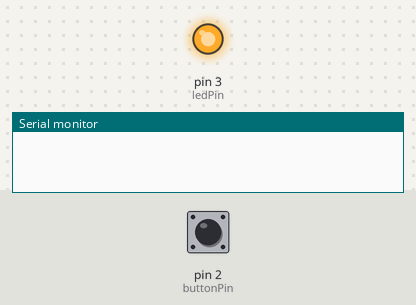
The sketch below on a simulated Arduino Uno, built with avr-gcc and run on an emulated ATmega328P. On the bench: output pins drawn as LEDs (lit = HIGH), the last lines printed to the serial monitor. Dashed ring = blinking. The test bench sets the inputs (shaded band); at power-on: pin 2 (buttonPin) LOW.

Above: at 1.2 s.
1.3 s: pin 2 (buttonPin) pulled HIGH for 0.15 s
At 2.8 s:
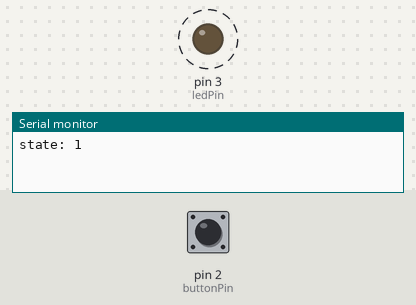
Timing chart, 0 to 10.4 s (numbered marks = the images above; inputs shaded):
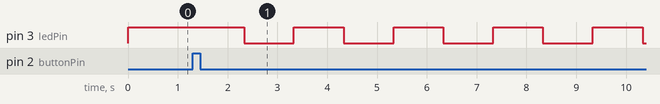

The sketch:

hw3-2_-_Copy.ino
```cpp
const int buttonPin = 2;
const int ledPin = 3;

const unsigned long blinkTime[4] = {0, 1000, 400, 100};

int state = 0;
bool ledOn = true;
unsigned long lastToggle = 0;

int lastReading = LOW;
int buttonState = LOW;
unsigned long lastChange = 0;
const unsigned long debounceTime = 30;

void setup() {
  pinMode(ledPin, OUTPUT);
  pinMode(buttonPin, INPUT);
  Serial.begin(9600);
}

void loop() {
  int reading = digitalRead(buttonPin);

  if (reading != lastReading) {
    lastChange = millis();
    lastReading = reading;
  }

  if (millis() - lastChange > debounceTime && reading != buttonState) {
    buttonState = reading;
    if (buttonState == HIGH) {
      state = state + 1;
      if (state >= 4) {
        state = 0;
      }
      ledOn = true;
      lastToggle = millis();
      Serial.print("state: ");
      Serial.println(state);
    }
  }

  if (state == 0) {
    ledOn = true;
  } else if (millis() - lastToggle >= blinkTime[state]) {
    ledOn = !ledOn;
    lastToggle = millis();
  }

  if (ledOn) {
    digitalWrite(ledPin, HIGH);
  } else {
    digitalWrite(ledPin, LOW);
  }
}
```

Measured:
- after the input at 1.3 s, pin 3 (ledPin): alternates HIGH for 1.0 s and LOW for 1.0 s, starting after 1.0 s
